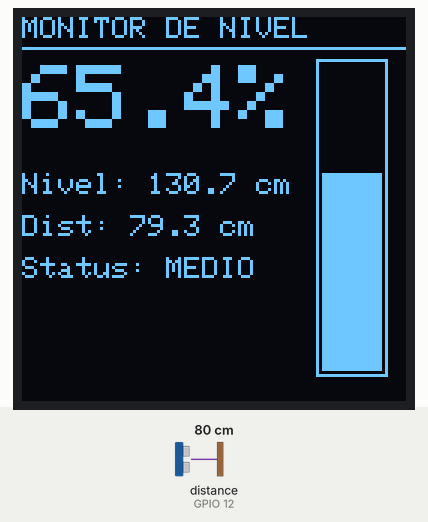
A program run on a simulated ESP8266 (NodeMCU). Parts: 128×128 one-colour display. Wiring (inferred from the names in the program): ultrasonic range finder: trigger GPIO 14; echo GPIO 12. Inputs (shaded band) come from the test bench; at power-on: distance to the obstacle (sensor on GPIO 12) 80 cm. The echo pulse lasts 58.3 µs per cm; what the program prints to the serial monitor is not drawn.

Above: at 9.4 s.
9.5 s: distance to the obstacle (sensor on GPIO 12) set to 65 cm
At 10.6 s:
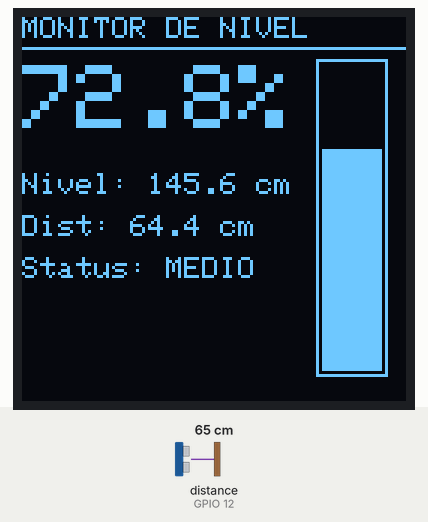
11.4 s: distance to the obstacle (sensor on GPIO 12) set to 58 cm
At 13.2 s:
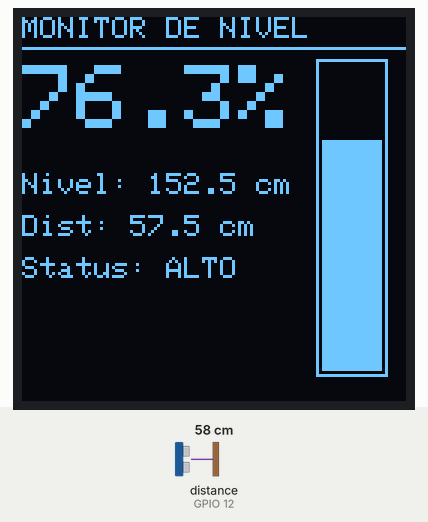
13.7 s: distance to the obstacle (sensor on GPIO 12) set to 250 cm
At 15.8 s:
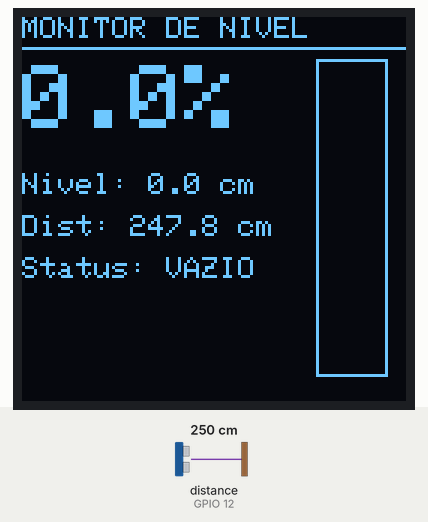
16.1 s: distance to the obstacle (sensor on GPIO 12) set to 120 cm
At 18.3 s:
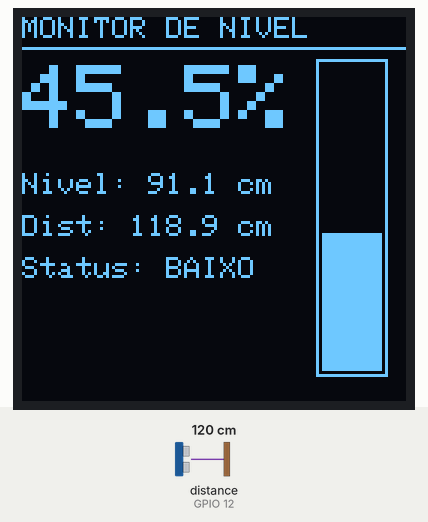
Timing chart, 0 to 19.5 s (numbered marks = the images above; inputs shaded):
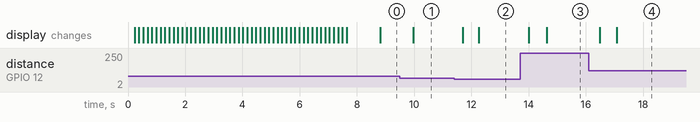

The program:

main.cpp
```cpp
#include <Arduino.h>
#include <ESP8266WiFi.h>
#include <ESP8266WebServer.h>
#include <ESP8266mDNS.h>
#include <Wire.h>
#include <Adafruit_GFX.h>
#include <Adafruit_SH110X.h>
#include "config.h"

// ===== DISPLAY =====
Adafruit_SH1107 display = Adafruit_SH1107(SCREEN_HEIGHT, SCREEN_WIDTH, &Wire, OLED_RESET);

// ===== AP MODE =====
IPAddress local_IP(192, 168, 4, 1);
IPAddress subnet(255, 255, 255, 0);
ESP8266WebServer server(80);

// ===== SENSOR DATA =====
float dist = 0, pct = 0, nvl = 0;
unsigned long last = 0;
unsigned long lastSave = 0;
char dataBuffer[256];

// History for chart (last 60 readings)
#define HISTORY_SIZE 60
float history[HISTORY_SIZE];
int histIdx = 0;

float ler() {
    digitalWrite(TRIG_PIN, LOW); delayMicroseconds(5);
    digitalWrite(TRIG_PIN, HIGH); delayMicroseconds(10);
    digitalWrite(TRIG_PIN, LOW);
    long d = pulseInLong(ECHO_PIN, HIGH, TIMEOUT_SENSOR);
    if (d == 0) return -1;
    float r = d * SOUND_SPEED / 2.0;
    return (r > MAX_DISTANCE) ? -1 : r;
}

float media() {
    float amostras[NUM_LEITURAS];
    int n = 0;
    for (int i = 0; i < NUM_LEITURAS; i++) {
        float r = ler();
        if (r > 0) amostras[n++] = r;
        delay(INTERVALO_LEITURA);
    }
    if (n < 2) return (n == 1) ? amostras[0] : -1;
    for (int i = 0; i < n - 1; i++)
        for (int j = i + 1; j < n; j++)
            if (amostras[i] > amostras[j]) { float t = amostras[i]; amostras[i] = amostras[j]; amostras[j] = t; }
    int inicio = (n > 2) ? 1 : 0;
    int fim = (n > 2) ? n - 1 : n;
    float soma = 0;
    for (int i = inicio; i < fim; i++) soma += amostras[i];
    return soma / (fim - inicio);
}

const char* sts(float p) {
    if (p >= NIVEL_ALTO) return "ALTO";
    if (p >= NIVEL_MEDIO) return "MEDIO";
    if (p >= NIVEL_BAIXO) return "BAIXO";
    if (p >= NIVEL_CRITICO) return "CRITICO";
    return "VAZIO";
}

// ===== HTML PAGE (PROGMEM) =====
const char MAIN_page[] PROGMEM = R"rawliteral(
<!DOCTYPE html>
<html lang="pt-BR">
<head>
<meta charset="UTF-8">
<meta name="viewport" content="width=device-width,initial-scale=1.0">
<title>Monitor de Nível</title>
<link rel="preconnect" href="https://fonts.googleapis.com">
<link href="https://fonts.googleapis.com/css2?family=Instrument+Sans:wght@400;600;700&family=DM+Mono:wght@400;500&display=swap" rel="stylesheet">
<style>
:root {
  --bg: #0a0e1a;
  --surface: #111827;
  --surface2: #1a2332;
  --accent: #06d6a0;
  --accent-dim: #048a6a;
  --warn: #f59e0b;
  --danger: #ef4444;
  --text: #e2e8f0;
  --text-dim: #8892a8;
  --radius: 16px;
  --shadow: 0 8px 32px rgba(0,0,0,0.4);
}
* { margin: 0; padding: 0; box-sizing: border-box; }
body {
  font-family: 'Instrument Sans', sans-serif;
  background: var(--bg);
  color: var(--text);
  min-height: 100vh;
  overflow-x: hidden;
}
.bg-glow {
  position: fixed; inset: 0; z-index: 0;
  background:
    radial-gradient(ellipse 80% 60% at 50% 0%, rgba(6,214,160,0.08) 0%, transparent 70%),
    radial-gradient(ellipse 60% 50% at 80% 100%, rgba(6,214,160,0.04) 0%, transparent 60%);
  pointer-events: none;
}
.container { position: relative; z-index: 1; max-width: 520px; margin: 0 auto; padding: 24px 16px; }

/* Header */
header {
  text-align: center; padding: 32px 0 24px;
  animation: fadeIn 0.8s ease-out;
}
header h1 {
  font-weight: 700; font-size: 1.5rem; letter-spacing: -0.02em;
  background: linear-gradient(135deg, var(--accent), #38bdf8);
  -webkit-background-clip: text; -webkit-text-fill-color: transparent;
}
header p {
  font-family: 'DM Mono', monospace;
  font-size: 0.75rem; color: var(--text-dim); margin-top: 6px;
  letter-spacing: 0.05em;
}

/* Gauge */
.gauge-wrap {
  background: var(--surface); border-radius: var(--radius);
  padding: 32px 24px; margin-bottom: 16px;
  box-shadow: var(--shadow);
  animation: slideUp 0.6s ease-out 0.1s both;
  position: relative; overflow: hidden;
}
.gauge-wrap::before {
  content: ''; position: absolute; top: 0; left: 0; right: 0; height: 2px;
  background: linear-gradient(90deg, transparent, var(--accent), transparent);
}
.gauge-container {
  position: relative; width: 200px; height: 120px;
  margin: 0 auto 16px;
}
canvas#gauge { width: 100%; height: 100%; }
.gauge-value {
  text-align: center;
}
.gauge-value .num {
  font-size: 3.5rem; font-weight: 700; line-height: 1;
  letter-spacing: -0.03em;
  animation: pulseNum 2s ease-in-out infinite;
}
.gauge-value .unit {
  font-size: 1rem; color: var(--text-dim); margin-top: 4px;
  font-family: 'DM Mono', monospace;
}
.gauge-value .status-badge {
  display: inline-block; margin-top: 8px;
  padding: 4px 16px; border-radius: 20px;
  font-size: 0.75rem; font-weight: 600; letter-spacing: 0.05em;
  text-transform: uppercase;
  animation: fadeIn 0.3s ease-out;
}

/* Cards row */
.cards {
  display: grid; grid-template-columns: 1fr 1fr; gap: 12px;
  margin-bottom: 16px;
  animation: slideUp 0.6s ease-out 0.2s both;
}
.card {
  background: var(--surface); border-radius: var(--radius);
  padding: 16px; box-shadow: var(--shadow);
}
.card .label {
  font-size: 0.7rem; text-transform: uppercase; letter-spacing: 0.08em;
  color: var(--text-dim); margin-bottom: 4px;
}
.card .value {
  font-family: 'DM Mono', monospace; font-size: 1.2rem; font-weight: 500;
}
.card .sub {
  font-size: 0.7rem; color: var(--text-dim); margin-top: 2px;
}

/* Chart */
.chart-wrap {
  background: var(--surface); border-radius: var(--radius);
  padding: 20px; box-shadow: var(--shadow);
  animation: slideUp 0.6s ease-out 0.3s both;
  position: relative; overflow: hidden;
}
.chart-wrap::before {
  content: ''; position: absolute; top: 0; left: 0; right: 0; height: 2px;
  background: linear-gradient(90deg, transparent, #38bdf8, transparent);
}
.chart-wrap h3 {
  font-size: 0.8rem; font-weight: 600; text-transform: uppercase;
  letter-spacing: 0.08em; color: var(--text-dim); margin-bottom: 12px;
}
canvas#chart { width: 100%; height: 160px; display: block; border-radius: 8px; }

/* Footer */
footer {
  text-align: center; padding: 24px 0 32px;
  font-family: 'DM Mono', monospace; font-size: 0.65rem;
  color: var(--text-dim); letter-spacing: 0.03em;
}
footer .dot { display: inline-block; width: 6px; height: 6px;
  border-radius: 50%; margin-right: 6px; vertical-align: middle; }
footer .dot.online { background: var(--accent); animation: blink 2s ease-in-out infinite; }

@keyframes fadeIn { from { opacity: 0; } to { opacity: 1; } }
@keyframes slideUp { from { opacity: 0; transform: translateY(20px); } to { opacity: 1; transform: translateY(0); } }
@keyframes pulseNum { 0%, 100% { opacity: 1; } 50% { opacity: 0.85; } }
@keyframes blink { 0%, 100% { opacity: 1; } 50% { opacity: 0.3; } }
</style>
</head>
<body>
<div class="bg-glow"></div>
<div class="container">
  <header>
    <h1>Monitor de N&iacute;vel</h1>
    <p>TANQUE &middot; TEMPO REAL</p>
  </header>

  <div class="gauge-wrap">
    <div class="gauge-container">
      <canvas id="gauge"></canvas>
    </div>
    <div class="gauge-value">
      <div class="num" id="levelNum">--</div>
      <div class="unit">percentual</div>
      <div class="status-badge" id="statusBadge">—</div>
    </div>
  </div>

  <div class="cards">
    <div class="card">
      <div class="label">N&iacute;vel</div>
      <div class="value" id="nivelCm">--</div>
      <div class="sub">cent&iacute;metros</div>
    </div>
    <div class="card">
      <div class="label">Dist&acirc;ncia</div>
      <div class="value" id="distCm">--</div>
      <div class="sub">sensor ao topo</div>
    </div>
  </div>

  <div class="chart-wrap">
    <h3>Hist&oacute;rico</h3>
    <canvas id="chart"></canvas>
  </div>

  <footer>
    <span class="dot online" id="statusDot"></span>
    <span id="statusText">Conectado &middot; 192.168.4.1</span>
  </footer>
</div>

<script>
const ctx = document.getElementById('chart').getContext('2d');
const gauge = document.getElementById('gauge');
const gCtx = gauge.getContext('2d');

let history = [];
const MAX = 60;

function resizeCanvas() {
  const rect = gauge.parentElement.getBoundingClientRect();
  gauge.width = rect.width * (devicePixelRatio||1);
  gauge.height = rect.height * (devicePixelRatio||1);
  gCtx.scale(devicePixelRatio||1, devicePixelRatio||1);
}
resizeCanvas();
window.addEventListener('resize', resizeCanvas);

function drawGauge(pct) {
  const w = gauge.width / (devicePixelRatio||1);
  const h = gauge.height / (devicePixelRatio||1);
  gCtx.clearRect(0, 0, w, h);

  const cx = w/2, cy = h - 6, r = w/2 - 8;
  const start = Math.PI + 0.3, end = 2 * Math.PI - 0.3;

  // Arc bg
  gCtx.beginPath();
  gCtx.arc(cx, cy, r, start, end);
  gCtx.strokeStyle = 'rgba(255,255,255,0.06)';
  gCtx.lineWidth = 16; gCtx.lineCap = 'round';
  gCtx.stroke();

  // Active arc
  const val = Math.min(Math.max(pct, 0), 100);
  const activeEnd = start + (end - start) * (val / 100);
  const grad = gCtx.createLinearGradient(0, 0, w, 0);
  grad.addColorStop(0, '#048a6a');
  grad.addColorStop(0.5, '#06d6a0');
  grad.addColorStop(1, '#38bdf8');
  gCtx.beginPath();
  gCtx.arc(cx, cy, r, start, activeEnd);
  gCtx.strokeStyle = grad;
  gCtx.lineWidth = 16; gCtx.lineCap = 'round';
  gCtx.stroke();

  // Label
  gCtx.fillStyle = 'rgba(255,255,255,0.15)';
  gCtx.font = `${Math.round(r*0.45)}px "DM Mono", monospace`;
  gCtx.textAlign = 'center'; gCtx.textBaseline = 'middle';
  gCtx.fillText(Math.round(val)+'%', cx, cy - 10);
}

function drawChart() {
  const rect = document.getElementById('chart').parentElement.getBoundingClientRect();
  const cw = document.getElementById('chart');
  cw.width = rect.width - 40; cw.height = 160;
  const w = cw.width, h = cw.height;
  const ctx2 = cw.getContext('2d');
  ctx2.clearRect(0, 0, w, h);

  if (history.length < 2) {
    ctx2.fillStyle = 'rgba(255,255,255,0.1)';
    ctx2.font = '12px "DM Mono", monospace';
    ctx2.textAlign = 'center';
    ctx2.fillText('aguardando dados...', w/2, h/2);
    return;
  }

  const pad = { top: 8, bottom: 20, left: 8, right: 8 };
  const cw_ = w - pad.left - pad.right;
  const ch = h - pad.top - pad.bottom;
  const max = 100, min = 0;

  // Grid lines
  ctx2.strokeStyle = 'rgba(255,255,255,0.04)';
  ctx2.lineWidth = 1;
  for (let i = 0; i <= 4; i++) {
    const y = pad.top + ch * (1 - i/4);
    ctx2.beginPath(); ctx2.moveTo(pad.left, y); ctx2.lineTo(w-pad.right, y);
    ctx2.stroke();
  }

  // Fill
  const grad2 = ctx2.createLinearGradient(0, pad.top, 0, pad.top+ch);
  grad2.addColorStop(0, 'rgba(6,214,160,0.25)');
  grad2.addColorStop(1, 'rgba(6,214,160,0)');

  ctx2.beginPath();
  history.forEach((v, i) => {
    const x = pad.left + cw_ * (i / (MAX-1));
    const y = pad.top + ch * (1 - v/100);
    i === 0 ? ctx2.moveTo(x, pad.top+ch) : ctx2.lineTo(x, y);
  });
  ctx2.lineTo(pad.left + cw_, pad.top+ch);
  ctx2.closePath();
  ctx2.fillStyle = grad2;
  ctx2.fill();

  // Line
  ctx2.beginPath();
  history.forEach((v, i) => {
    const x = pad.left + cw_ * (i / (MAX-1));
    const y = pad.top + ch * (1 - v/100);
    i === 0 ? ctx2.moveTo(x, y) : ctx2.lineTo(x, y);
  });
  ctx2.strokeStyle = '#06d6a0';
  ctx2.lineWidth = 2;
  ctx2.lineJoin = 'round';
  ctx2.stroke();
}

function updateUI(data) {
  const pct = parseFloat(data.pct) || 0;
  document.getElementById('levelNum').textContent = Math.round(pct) + '%';
  document.getElementById('nivelCm').textContent = (parseFloat(data.nvl)||0).toFixed(1);
  document.getElementById('distCm').textContent = (parseFloat(data.dist)||0).toFixed(1);

  const badge = document.getElementById('statusBadge');
  const status = data.sts || 'OK';
  badge.textContent = status;
  if (status === 'CRITICO' || pct < 10) {
    badge.style.background = 'rgba(239,68,68,0.2)';
    badge.style.color = '#ef4444';
  } else if (status === 'BAIXO' || pct < 25) {
    badge.style.background = 'rgba(245,158,11,0.2)';
    badge.style.color = '#f59e0b';
  } else {
    badge.style.background = 'rgba(6,214,160,0.15)';
    badge.style.color = '#06d6a0';
  }

  drawGauge(pct);

  history.push(pct);
  if (history.length > MAX) history.shift();
  drawChart();
}

async function fetchData() {
  try {
    const r = await fetch('/data');
    const d = await r.json();
    updateUI(d);
  } catch(e) {
    console.log('fetch error', e);
  }
}

setInterval(fetchData, 1500);
fetchData();
</script>
</body>
</html>
)rawliteral";

// ===== JSON DATA ENDPOINT =====
void handleData() {
  char json[128];
  snprintf(json, sizeof(json),
    "{\"dist\":%.2f,\"nvl\":%.2f,\"pct\":%.2f,\"sts\":\"%s\"}",
    dist, nvl, pct, sts(pct));
  server.send(200, "application/json", json);
}

void handleRoot() {
  server.send_P(200, "text/html", MAIN_page);
}

void setup() {
  Serial.begin(115200);
  Serial.println("\n=== Monitor Tanque v7.0 - AP Mode ===");

  pinMode(TRIG_PIN, OUTPUT);
  pinMode(ECHO_PIN, INPUT);

  // Display
  Wire.begin(PIN_SDA, PIN_SCL);
  Wire.setClock(100000);
  if(!display.begin(SCREEN_ADDRESS, true)) {
    Serial.println("FALHA display");
  }

  // WiFi AP
  WiFi.mode(WIFI_AP);
  WiFi.softAPConfig(local_IP, local_IP, subnet);
  WiFi.softAP("Monitor-Nivel", "12345678");
  Serial.print("AP IP: "); Serial.println(WiFi.softAPIP());

  // Server
  server.on("/", handleRoot);
  server.on("/data", handleData);
  server.begin();
  Serial.println("Server started!");

  // Boot screen: info + progress bar (5 seconds, 50 frames)
  const int BOOT_MS = 5000;
  const int STEPS = 50;
  for (int i = 0; i <= STEPS; i++) {
    int progress = i * 100 / STEPS;
    int elapsed = i * BOOT_MS / STEPS;
    display.clearDisplay();
    display.setTextSize(1); display.setTextColor(SH110X_WHITE);

    // Title
    display.setCursor(0, 0); display.println("MONITOR DE NIVEL");
    display.drawLine(0, 10, 128, 10, SH110X_WHITE);

    // WiFi info
    display.setCursor(0, 16); display.println("Rede: Monitor-Nivel");
    display.setCursor(0, 28); display.println("Senha: 12345678");
    display.setCursor(0, 40); display.print("IP: ");
    display.println(WiFi.softAPIP());

    // Web server status
    display.setCursor(0, 54); display.println("Web: 192.168.4.1");

    // Progress bar
    display.drawRect(8, 72, 112, 12, SH110X_WHITE);
    int bw = map(progress, 0, 100, 0, 108);
    if (bw > 0) display.fillRect(10, 74, bw, 8, SH110X_WHITE);

    // Progress text
    char buf[16];
    snprintf(buf, sizeof(buf), "%d%%", progress);
    display.setTextSize(1);
    display.setCursor(56, 90); display.println(buf);

    display.display();
    delay(BOOT_MS / STEPS);
    server.handleClient();
  }

  for (int i = 0; i < HISTORY_SIZE; i++) history[i] = 0;

  Serial.println("Pronto!\n");
  last = millis();
}

void loop() {
  server.handleClient();
  unsigned long now = millis();
  if (now - last >= INTERVALO_ATUALIZACAO) {
    last = now;
    dist = media();
    if (dist > 0) {
      float nr = ALTURA_TANQUE - (dist - DISTANCIA_SENSOR);
      if (nr < 0) nr = 0;
      if (nr > ALTURA_TANQUE) nr = ALTURA_TANQUE;
      pct = (nr / ALTURA_TANQUE) * 100.0;
      nvl = nr;
      Serial.printf("Dist: %.2f | Nivel: %.2f (%.0f%%)\n", dist, nvl, pct);

      // History
      history[histIdx] = pct;
      histIdx = (histIdx + 1) % HISTORY_SIZE;
    }

    // Update display
    display.clearDisplay();
    display.setTextColor(SH110X_WHITE);
    display.setTextSize(1);
    display.setCursor(0, 0); display.println("MONITOR DE NIVEL");
    display.drawLine(0, 10, 128, 10, SH110X_WHITE);
    display.setTextSize(3);
    display.setCursor(0, 16); display.print(pct, 1); display.println("%");
    display.setTextSize(1);
    display.setCursor(0, 52); display.print("Nivel: "); display.print(nvl, 1); display.println(" cm");
    display.setCursor(0, 66); display.print("Dist: "); display.print(dist, 1); display.println(" cm");
    display.setCursor(0, 80); display.print("Status: "); display.println(sts(pct));
    display.drawRect(98, 14, 24, 106, SH110X_WHITE);
    int hp = (int)((pct / 100.0) * 102);
    if (hp > 0) display.fillRect(100, 118 - hp, 20, hp, SH110X_WHITE);
    display.display();
  }
}
```

config.h
```cpp
/**
 * @file config.h
 * @brief Configurações do sistema de monitoramento de nível
 *
 * Define os pinos, parâmetros do tanque e configurações do display
 * Display: MC01506 1.5" SH1107 128x128 I2C 0x3C - NodeMCU ESP8266
 */

#ifndef CONFIG_H
#define CONFIG_H

// ========== CONFIGURAÇÕES DO SENSOR HC-SR04 ==========
#define TRIG_PIN 14             // Pino Trigger HC-SR04 (NodeMCU D5 = GPIO14)
#define ECHO_PIN 12             // Pino Echo HC-SR04 (NodeMCU D6 = GPIO12)
#define MAX_DISTANCE 400        // Distância máxima de medição (cm)
#define SOUND_SPEED 0.034       // Velocidade do som em cm/μs

// ========== CONFIGURAÇÕES DO TANQUE ==========
#define ALTURA_TANQUE 200       // Altura total do tanque em cm (AJUSTAR CONFORME SEU TANQUE)
#define DISTANCIA_SENSOR 10     // Distância do sensor até o topo do líquido quando cheio (cm)
#define NIVEL_MINIMO 5          // Nível mínimo considerado (cm)

// ========== CONFIGURAÇÕES DO DISPLAY OLED ==========
#define SCREEN_WIDTH 128        // Largura do display OLED em pixels
#define SCREEN_HEIGHT 128       // Altura do display OLED em pixels (SH1107 1.5")
#define OLED_RESET -1           // Pino de reset (não usado)
#define SCREEN_ADDRESS 0x3C     // Endereço I2C do display (confirmado via scanner)
#define PIN_SDA 4               // SDA (NodeMCU D2 = GPIO4)
#define PIN_SCL 5               // SCL (NodeMCU D1 = GPIO5)

// ========== CONFIGURAÇÕES DE LEITURA ==========
#define NUM_LEITURAS 5          // Número de leituras para média
#define INTERVALO_LEITURA 100   // Intervalo entre leituras em ms
#define TIMEOUT_SENSOR 30000    // Timeout para leitura do sensor (μs)

// ========== CONFIGURAÇÕES DE ATUALIZAÇÃO ==========
#define INTERVALO_ATUALIZACAO 500  // Intervalo de atualização do display (ms)

// ========== NÍVEIS DE ALERTA ==========
#define NIVEL_CRITICO 10        // Percentual considerado crítico (%)
#define NIVEL_BAIXO 25          // Percentual considerado baixo (%)
#define NIVEL_MEDIO 50          // Percentual considerado médio (%)
#define NIVEL_ALTO 75           // Percentual considerado alto (%)

#endif // CONFIG_H
```

Measured:
- the behaviour switches between 61 and 60 cm on distance to the obstacle (sensor on GPIO 12) (found by bisection; images 1 and 2)
- after the input at 9.5 s, the display: changes after 0.47 s (image 1)
- after the input at 11.4 s, the display: first changes after 0.29 s (image 2 shows a later state)
- after the input at 13.7 s, the display: first changes after 0.30 s (image 3 shows a later state)
- after the input at 16.1 s, the display: first changes after 0.38 s (image 4 shows a later state)
